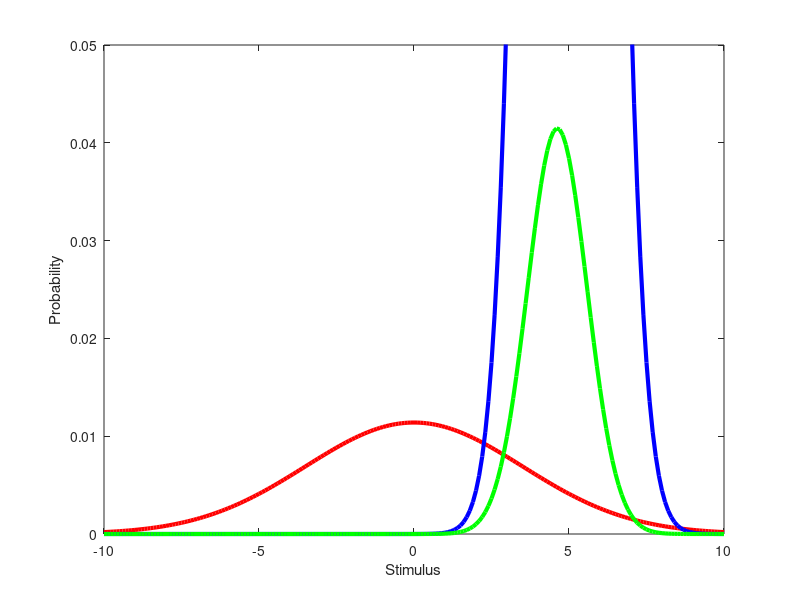

Reproduce this figure in MATLAB. (Note: this script raises an error after producing the figure.)
% Bayesian cases 4
% Based on Ma, Weiji, 2019 Bayesian decision models, a primer
% LBY 20200506

%% calculate posterior distribution

s = -10:0.1:10; % stimulus
sigma_s = 3.5; % sigma of stimulus
mu_s = 0;
a = 0.1;

sigma = 1; % sigma of likelihood

x = 5; % observation
prior = a*1/sqrt(2*pi*sigma_s^2)*exp(-(s-mu_s).^2/(2*sigma_s^2));
likelihood = 1/sqrt(2*pi*sigma^2)*exp(-(s-x).^2/(2*sigma^2));
% likelihood = likelihood/sum(likelihood); % normalization, thsi is not necessary to calculate posterior distribution

post = prior .* likelihood;
post = post/sum(post);% normalization, this is necessary!!!

%%%% plot figures
% figure(21);clc;
figure;
plot(s,prior,'r-','linewidth',3);hold on;
plot(s,likelihood,'b-','linewidth',3);hold on;
plot(s,post,'g-','linewidth',3);hold on;
% legend('prior','likelihood','posterior');
ylabel('Probability');xlabel('Stimulus');ylim([0 0.05]);
SetFigure(15);
%% aa
